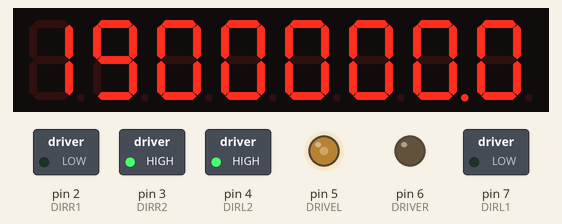
Simulated run of this sketch. Board: Arduino Uno, built with avr-gcc and run on an emulated ATmega328P. On the bench: 8-digit seven-segment display, switched loads named in the sketch (green lamp = pin HIGH), output pins drawn as LEDs (lit = HIGH). Wiring (inferred from the names in the program): MAX7219 LED driver: data pin 13; clock pin 11; CS pin 12. Pins used as bus, display or sensor lines are not drawn.

Above: at 0.1 s.
At 2.1 s:
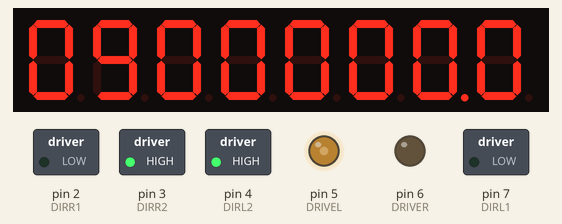
At 4.76 s:
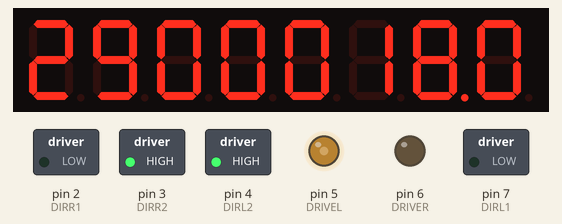
At 9.8 s:
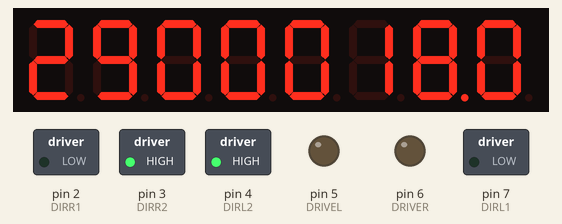
At 19.1 s:
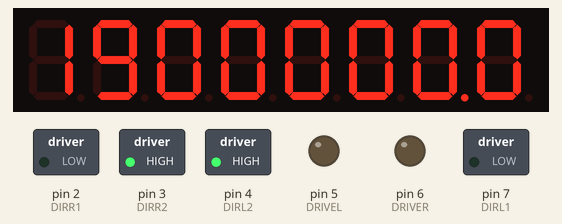
At 39.1 s:
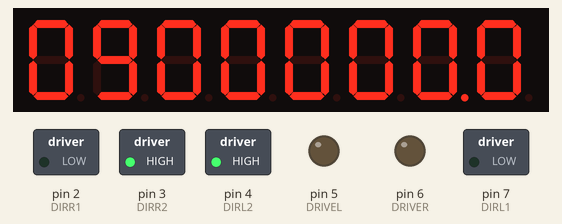
Timing chart, 0 to 40.0 s (numbered marks = the images above):
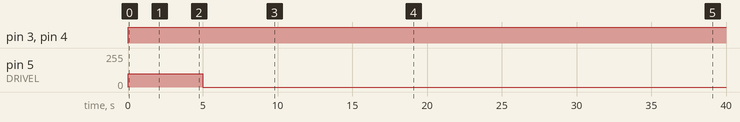

Measured:
- by itself, pin 3 (DIRR2), pin 4 (DIRL2): LOW → HIGH at 0.00 s
- by itself, pin 5 (DRIVEL): 0/255 → 100/255 at 0.00 s, → 0/255 5.0 s later
- what the display in image 0 shows lasts 1.0 s, from 0.0 s to 1.0 s

The sketch:

whereami.ino
```cpp
//TODO: undebugmode segment display output

const long gSpeedR1 = 0; //140,150 for straight
const long gSpeedL1 = 100; //120,140 for straight
const long gSpeedR2 = 0;
const long gSpeedL2 = 0;
const long gSpeedR3 = 0;
const long gSpeedL3 = 0;
// increment (or decrement) speed by this
//  amount until it reaches the desired value
const long gAcceleration = 1000; // set to 1000 to make obsolete

#define ENCR 19 //WAS: 9
#define ENCL 18 //WAS: 8

#define CYCLEDELAYTIME 14 //ms
#define ROBOTWIDTH 108 //mm , //100 to 116mm
// old wheels: //120.57 +- 25.8mm
#define WHEELRADIUS 32 //mm //32.82mm?

// measures ms of last loop iteration
long gLastTimeR = 0;
long gLastTimeL = 0;
// location variables
double gVR = 0;
double gVL = 0;
double gX = 0;
double gY = 0;
double gAngle = 0;
// flags to tell interrupt which direction wheels
//  are spinning
bool gForwardR = 1; // 1 means moved forward last
bool gForwardL = 1; // 0 means moved backward last
// for keeping total ticks. can be negative when
//  backwards movement.
volatile long gTotEncTicksR = 0;
volatile long gTotEncTicksL = 0;
// measures ticks of last loop iteration.
long gEncTicksOldR = 0;
long gEncTicksOldL = 0;
// store millis() from when loop started
long gStartTime = 0;
// index of item to display on 8-segment
long gDisplayState = 0;
// need these because functions can't
//  easily return arrays.
long gCurrentSpeedL = 0;
long gCurrentSpeedR = 0;
// stores millis() of previous loop iteration
long gOldTime = 0;


void setup() {
  //Serial.begin(9600);

  setupDisplay();
  setupDrive();

  //pinMode(ENCR,INPUT);
  //pinMode(ENCL,INPUT);
  // when ENCR goes from low to high, fire encTickedR. Similar for ENCL.
  attachInterrupt(digitalPinToInterrupt(ENCR), encTickedR, RISING);
  attachInterrupt(digitalPinToInterrupt(ENCL), encTickedL, RISING);

  gStartTime = millis();
  gLastTimeR = gStartTime;
  gLastTimeL = gStartTime;
  gOldTime = gStartTime;
}

//interrupts
void encTickedR(){
  // interrupt
  // when the encoder goes high
  if (gForwardR == 1) gTotEncTicksR += 1;
  else gTotEncTicksR -= 1;
}
void encTickedL(){
  // interrupt
  // when the encoder goes high
  if (gForwardL == 1) gTotEncTicksL += 1;
  else gTotEncTicksL -= 1;
}


long getDesiredSpeedL(long thisTime){
  if (thisTime-gStartTime <= 5000) return gSpeedL1;
  else if (thisTime-gStartTime <= 10000) return gSpeedL2;
  else if (thisTime-gStartTime <= 15000) return gSpeedL3;
  return 0;
}
long getDesiredSpeedR(long thisTime){
  if (thisTime-gStartTime <= 5000) return gSpeedR1;
  else if (thisTime-gStartTime <= 10000) return gSpeedR2;
  else if (thisTime-gStartTime <= 15000) return gSpeedR3;
  return 0;
}

void setCurrentSpeed(long desiredSpeedR,long desiredSpeedL){
  //R
  if(gCurrentSpeedR<desiredSpeedR) gCurrentSpeedR = min(gCurrentSpeedR+gAcceleration,desiredSpeedR);
  else if(gCurrentSpeedR>desiredSpeedR) gCurrentSpeedR = max(gCurrentSpeedR-gAcceleration,desiredSpeedR);
  //L
  if(gCurrentSpeedL<desiredSpeedL) gCurrentSpeedL = min(gCurrentSpeedL+gAcceleration,desiredSpeedL);
  else if(gCurrentSpeedL>desiredSpeedL) gCurrentSpeedL = max(gCurrentSpeedL-gAcceleration,desiredSpeedL);
}

void loop() {
  long thisTime = millis();

  long desiredSpeedR = getDesiredSpeedR(thisTime);
  long desiredSpeedL = getDesiredSpeedL(thisTime);

  // handle acceleration to avoid slipping
  setCurrentSpeed(desiredSpeedR,desiredSpeedL);
  // tell the motors to get busy
  drive(gCurrentSpeedR,gCurrentSpeedL);
  // update forward flags
  if(gCurrentSpeedR>=0) gForwardR = 1;
  else gForwardR = 0;
  if(gCurrentSpeedL>=0) gForwardL = 1;
  else gForwardL = 0;


  //delay
  delay(CYCLEDELAYTIME);

  long deltaTime = thisTime-gOldTime; //ms

  // get encoder ticks
  long encTicksR = gTotEncTicksR;
  long encTicksL = gTotEncTicksL;

  gVR = (encTicksR-gEncTicksOldR)/(deltaTime*.001);
  gVR = gVR*(PI/10); //rads/s?
  gVR = gVR*WHEELRADIUS; //mm/s

  gVL = (encTicksL-gEncTicksOldL)/(deltaTime*.001);
  gVL = gVL*(PI/10); //rads/s?
  gVL = gVL*WHEELRADIUS; //mm/s


  double vel = ((gVR+gVL)/2); //mm/s
  double omega = ((gVR-gVL)/ROBOTWIDTH); //rot/s?

  double k00 = vel*cos(gAngle);
  double k01 = vel*sin(gAngle);
  double k02 = omega;

  double k10 = vel*cos(gAngle+(deltaTime*.001*k02)/2);
  double k11 = vel*sin(gAngle+(deltaTime*.001*k02)/2);
  double k12 = omega;

  double k20 = vel*cos(gAngle+(deltaTime*.001*k12)/2);
  double k21 = vel*sin(gAngle+(deltaTime*.001*k12)/2);
  double k22 = omega;

  double k30 = vel*cos(gAngle+(deltaTime*.001*k22));
  double k31 = vel*sin(gAngle+(deltaTime*.001*k22));
  double k32 = omega;

  gX = gX + ((deltaTime*.001)/6)*(k00+2*(k10+k20)+k30); //mm
  gY = gY + ((deltaTime*.001)/6)*(k01+2*(k11+k21)+k31); //mm
  gAngle = gAngle + ((deltaTime*.001)/6)*(k02+2*(k12+k22)+k32); //radians

  gEncTicksOldR = encTicksR;
  gEncTicksOldL = encTicksL;

  //chage display state. This code is wonky, but it works.
  if(millis()%1000<=CYCLEDELAYTIME+5){
    gDisplayState+=1;
    if(gDisplayState>=3){
      gDisplayState=0;
    }
  }

  double displayValues[3];
  //displayValues[0] = gX; //mm
  //displayValues[1] = gY; //mm
  //displayValues[2] = gAngle*(180/PI); //deg

  displayValues[0] = gTotEncTicksR;
  displayValues[1] = gTotEncTicksL;
  displayValues[2] = deltaTime;

  displayOne(displayValues[gDisplayState],gDisplayState);

  gOldTime = thisTime;

  /*
  Serial.prlong(displayValues[0]);
  Serial.prlong(" ");
  Serial.prlongln(displayValues[1]);
  Serial.prlongln(displayValues[2]);
  */
}
```

display.ino
```cpp
#define DELAYTIMEDISP 0
#define DIN 13
#define CS 12
#define CLK 11

void output(byte address, byte data){
  digitalWrite(CS,LOW);
  shiftOut(DIN,CLK,MSBFIRST,address); // High bit first
  shiftOut(DIN,CLK,MSBFIRST,data);
  digitalWrite(CS,HIGH);
}

void displayOne(float x,int label){
  // displays a value with range -99999.9 to 99999.9
  // first two digits are used for label and +/-

  int digits[8];

  resetDisplay(); //quick fix for connection issues

  // determine + or -
  digits[0] = label;
  if (x >= 0){
    // TODO: make digits[1] = '-'
    digits[1] = 9;
  }
  else{
    // TODO: make digits[1] = '+'
    digits[1] = 8;
  }
  x = abs(x);

  // this is ugly
  digits[2] = floor(x/10000);
  digits[3] = floor((x-(digits[2]*10000))/1000);
  digits[4] = floor((x-(digits[2]*10000)-(digits[3]*1000))/100);
  digits[5] = floor((x-(digits[2]*10000)-(digits[3]*1000)-(digits[4]*100))/10);
  digits[6] = floor((x-(digits[2]*10000)-(digits[3]*1000)-(digits[4]*100)-(digits[5]*10))/1);
  digits[7] = floor((x-(digits[2]*10000)-(digits[3]*1000)-(digits[4]*100)-(digits[5]*10)-(digits[6])*1)*10);

  digits[6] += 128; // add decimal

  for(int i=8;i>=0;i--){
    output(i,digits[8-i]);
  }
}

// OBSOLETE!
void displayTwo(float x, float y){
  // displays two sets of floats with one decimal of precision.
  // does not work with negative numbers.
  // Range: 000.0 to 999.9
  x = abs(x);
  y = abs(y);

  int digits[4];
  digits[0] = floor(x/100);
  digits[1] = floor((x-(digits[0]*100))/10);
  digits[2] = floor((x-digits[0]*100-digits[1]*10)); // this doesn't look like it works
  digits[3] = floor((x-digits[0]*100-digits[1]*10-digits[2])*10);

  digits[2] += 128; // add decimal

  for(int i=8;i>=5;i--){
    output(i,digits[8-i]);
  }

  digits[0] = floor(y/100);
  digits[1] = floor((y-(digits[0]*100))/10);
  digits[2] = floor((y-digits[0]*100-digits[1]*10));
  digits[3] = floor((y-digits[0]*100-digits[1]*10-digits[2])*10);

  digits[2] += 128; // add decimal

  for(int i=4;i>=1;i--){
    output(i,digits[4-i]);
  }

   delay(DELAYTIMEDISP);
}

void setupDisplay() {
  digitalWrite(CS,HIGH);
  pinMode(DIN,OUTPUT);
  pinMode(CS,OUTPUT);
  pinMode(CLK,OUTPUT);

  output(0x0f, 0x00); //display test register - test mode off
  output(0x0c, 0x01); //shutdown register - normal operation
  output(0x0b, 0x07); //scan limit register - display digits 0 thru 7
  output(0x0a, 0x05); //intensity register - max brightness 00 to 0f
  output(0x09, 0xff); //decode mode register - CodeB decode all digits
}

void resetDisplay(){
  output(0x0f, 0x00); //display test register - test mode off
  output(0x0c, 0x01); //shutdown register - normal operation
  output(0x0b, 0x07); //scan limit register - display digits 0 thru 7
  output(0x0a, 0x05); //intensity register - max brightness 00 to 0f
  output(0x09, 0xff); //decode mode register - CodeB decode all digits
}
```

movement.ino
```cpp
#define DRIVER 6 // control speed of motor, pwm 0-255
#define DIRR1 2 // make output1 high or low, clockwise/counter
#define DIRR2 3 // output pin 2 high or low, needs to be opposite of input1
#define DRIVEL 5
#define DIRL1 7
#define DIRL2 4

void setupDrive(){
  //Set up the pins for driving
  pinMode(DRIVER,OUTPUT);
  pinMode(DIRR1,OUTPUT);
  pinMode(DIRR2,OUTPUT);
  pinMode(DRIVEL,OUTPUT);
  pinMode(DIRL1,OUTPUT);
  pinMode(DIRL2,OUTPUT);

  digitalWrite(DIRR1,HIGH);
  digitalWrite(DIRR2,LOW);
  digitalWrite(DIRL1,HIGH);
  digitalWrite(DIRL2,LOW);
}

void drive(int speedR, int speedL){
  //Sets motor speeds to ints given

  //Handle negative speeds
  if(speedR>=0){
    digitalWrite(DIRR1,LOW);
    digitalWrite(DIRR2,HIGH);
  }
  else{
    digitalWrite(DIRR1,HIGH);
    digitalWrite(DIRR2,LOW);
  }
  if(speedL>=0){
    digitalWrite(DIRL1,LOW);
    digitalWrite(DIRL2,HIGH);
  }
  else{
    digitalWrite(DIRL1,HIGH);
    digitalWrite(DIRL2,LOW);
  }

  //Set motor speeds.
  //Note that motors will stay at these speeds
  //  indefinitely
  analogWrite(DRIVEL, abs(speedL));
  analogWrite(DRIVER, abs(speedR));
}
```
